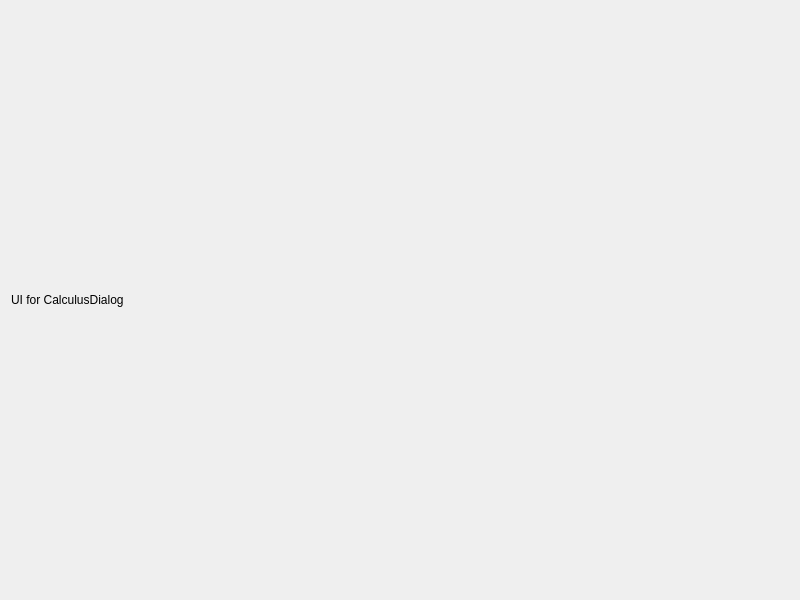
<?xml version="1.0" encoding="UTF-8"?>
<ui version="4.0">
 <class>CalculusDialog</class>
 <widget class="QDialog" name="calculusDialog">
  <property name="geometry">
   <rect>
    <x>0</x>
    <y>0</y>
    <width>800</width>
    <height>600</height>
   </rect>
  </property>
  <property name="windowTitle">
   <string>Calculus Dialog</string>
  </property>
  <layout class="QVBoxLayout" name="verticalLayout">
   <item>
    <widget class="QLabel" name="label">
     <property name="text">
      <string>UI for CalculusDialog</string>
     </property>
    </widget>
   </item>
  </layout>
 </widget>
 <resources/>
 <connections/>
</ui>
